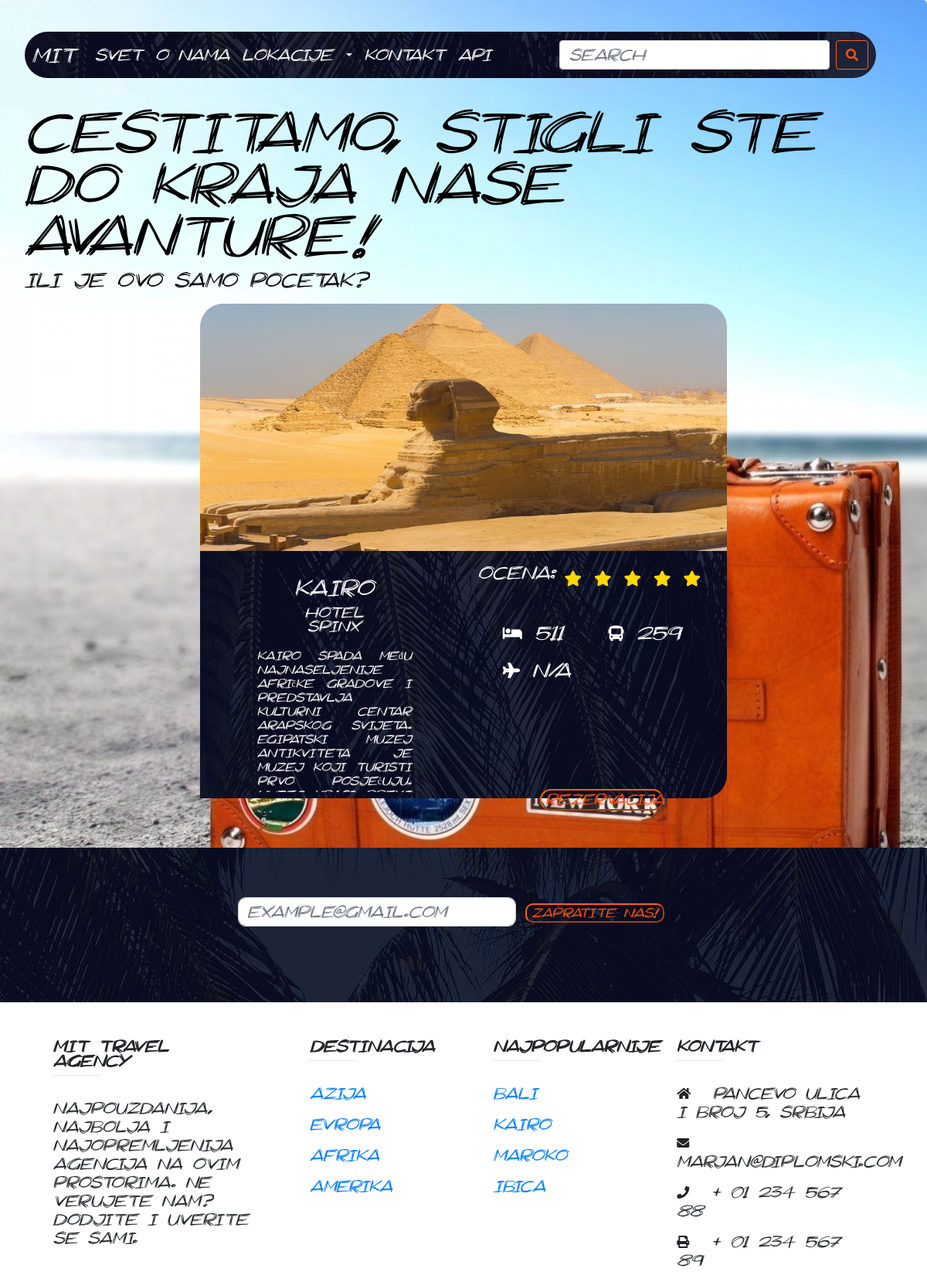
Page /destinacija/kairo on the committed database.
### models.py (models this page shows)
class Destinacija(db.Model):
    __table_args__  = {'extend_existing': True}
    id              = db.Column(db.Integer, primary_key=True)
    naziv           = db.Column(db.String(64), index=True)
    hotel           = db.Column(db.String(64))
    opis            = db.Column(db.String(600), index=True)
    zvezdice        = db.Column(db.Integer, index=True)
    cena_smestaj    = db.Column(db.Integer, unique=False)
    cena_avion      = db.Column(db.Integer, unique=False)
    cena_bus        = db.Column(db.Integer, unique=False)
    last_min        = db.Column(db.Boolean, unique=False)
    id_drzava       = db.Column(db.Integer)
    slika_URL       = db.Column(db.String(255))
    lajkovi         = db.Column(db.Integer)
    omiljeno        = db.Column(db.Integer)
    url             = db.Column(db.String(255))
    aranzmani = db.relationship('Aranzman', passive_deletes=True)

### routes.py (the view)
@app.route('/destinacija/<string:destin>', methods=['GET'])
def destinacija(destin):
    dest = Destinacija.query.filter(Destinacija.naziv==destin).first()
    if dest:
        aranzmani = Aranzman.query.filter(Aranzman.id_destinacija==dest.id).all()
        print(aranzmani)
        return render_template('destinacija.html', dest=dest, aranzmani = aranzmani)
    return render_template('404.html')

### templates/destinacija.html (shortened to what this page needs)
<!doctype html>
  <html lang="en">
      <head>
    <link rel="stylesheet" href="https://use.fontawesome.com/releases/v5.2.0/css/all.css">
        <link rel="stylesheet" href="https://stackpath.bootstrapcdn.com/bootstrap/4.1.3/css/bootstrap.min.css">
        <link rel="stylesheet" href={{ url_for('static', filename='css/style.css') }} type="text/css"/>
        <link rel="stylesheet" href={{ url_for('static', filename='css/destinacija.css') }} type="text/css"/>
      </head>
    <body onload="destinacija()">
        <div class="jumbotron">
          {% include 'navbar.html' %}
          <h1 class="display-4">Cestitamo, stigli ste do kraja nase avanture! </h1>
          <p class="lead">Ili je ovo samo pocetak?</p>
                <div class="main_div">
                  <div class="top_div">
                    <img src={{ dest.slika_URL }} alt="" id="slika">
                  </div>
                  <div class="bot_div">
                    <div class="naslov">
                      <h2>{{ dest.naziv }}</h2>
                      <h3>{{ dest.hotel }}</h3>
                      <p class="opis_ponude">
                        {{ dest.opis }}
                      </p>
                    </div>
                    <div class="info">
                      <div class="row2">
                        <p id="ocena">Ocena: </p>
                        <div class="stars">
                          {% for i in range(dest.zvezdice) %}
                            <i class="fas fa-star"></i>
                          {% endfor %}
                        </div>
                      </div>
                      <div class="row2">
                      <p class="cene">
                        <i class="fas fa-bed"></i>
                              {% if dest.cena_smestaj %}
                                {{dest.cena_smestaj}}
                              {% else %}
                                N/A
                              {% endif %}
                      </p>
                      <p class="cene">
                        <i class="fas fa-bus"></i>
                            {% if dest.cena_bus %}
                              {{dest.cena_bus}}
                            {% else %}
                              N/A
                            {% endif %}
                      </p>
                      <p class="cene">
                        <i class="fas fa-plane"></i>
                            {% if dest.cena_avion %}
                              {{dest.cena_avion}}
                            {% else %}
                              N/A
                            {% endif %}
                      </p>
                      </div>
                      <div class="row2 termini">
                      </div>
                      <div class="row2">
                        <input type="button" id="rezervisi" name="btn" value="Rezervacija">
                      </div>
                    </div>
                 </div>
              </div>
          </div>
      {% include 'subscribe_futer.html'%}
      </body>
    </html>

### static/css/style.css (style rules this page uses)
* { font-family: Scratchy; }
html,body { overflow-x:hidden; }
body { height: 100%; width: auto; background-size: cover; background-repeat: no-repeat; background-position: center bottom; }
h2,h4 { margin: 2vw auto; text-align: center; }
.jumbotron { background-color: transparent; height: auto; color:white; margin: 0px; padding-top:5px; width: auto; height: 100vh; }

### static/css/destinacija.css (style rules this page uses)
.jumbotron { background-image: url('../imgs/dest.jpg'); background-size: cover; height: auto; color: black; }
.main_div { position: relative; }
.main_div > * { width: 60%; margin:auto; height: 40vh; }
#slika { width:100%; margin: auto; display: block; height: 100%; border-radius: 30px 30px 0px 0px; }
.naslov { text-align: center; width: 49.5%; padding:25px; font-size: 25px; position: absolute; left: 5px; top:5px; bottom:5px; }
.bot_div { position: relative; background-image:url('../imgs/find.jpg'); color: white; height: 40vh; border-radius: 0px 0px 30px 0px; }
h2,h3 { width: 40%; margin:auto; padding: 5px; }
h2 { font-size: 22px!important; }
h3 { font-size: 15px!important; }
.opis_ponude { width: 80%; height: 25vh; overflow-y:scroll; margin:auto; text-align: justify; padding:15px; font-size: 12px; }
.info { position: absolute; right: 0px; top:0px; bottom:5px; width: 49.5%; height: 100%; }
.row2 { position: relative; width: 95%; min-height: 15%; margin: 15px; font-size: 2em; text-align: left; border-radius: 10px; }
.cene { font-size: 20px; padding: 10px; margin-left: 7%; display: inline; border-radius: 10px; transition: all 0.3s ease; }
#rezervisi { width:50%; height: 100%; margin: auto; display: block; margin-top: 10px; border-radius: 20px; font-size: 15px; transition: 0.2s all ease; border-color: #ff5e13; color: #ff5313; background-color: transparent; }
.stars { position: absolute; right: 10%; top:5px; display: inline-block; color: gold; font-size: 20px; }
.termini { height: 13vh; overflow-y: scroll; }
#ocena { font-size: 18px; }

### rows in the picture
Destinacija: slika_URL (picture), naziv "kairo", hotel "hotel Spinx", opis "Kairo spada među najnaseljenije afričke gradove i predstavlja kulturni centar arapskog svijeta. Egipatski muzej antikviteta je muzej koji turisti prvo posjećuju.…", zvezdice 5 (drawn), cena_smestaj "511", cena_bus "259"
